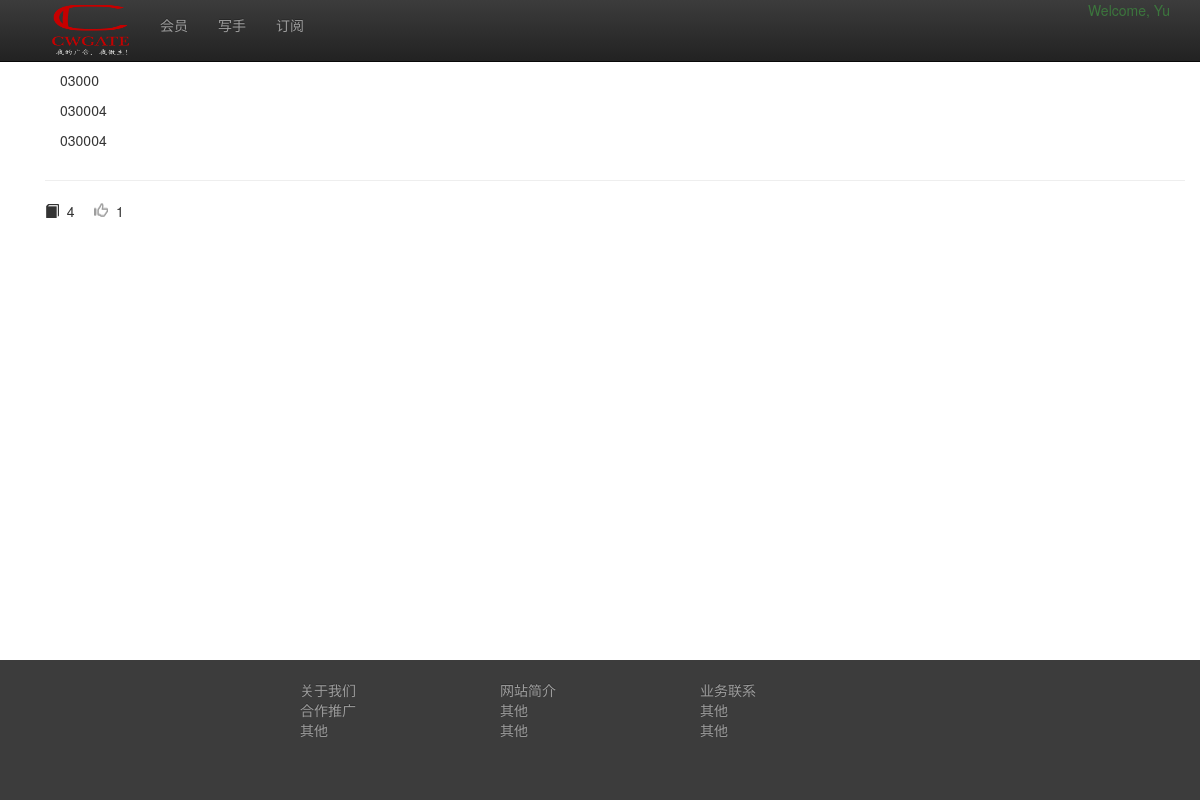
The app's page /editor/articles/1/ (signed in), older data.
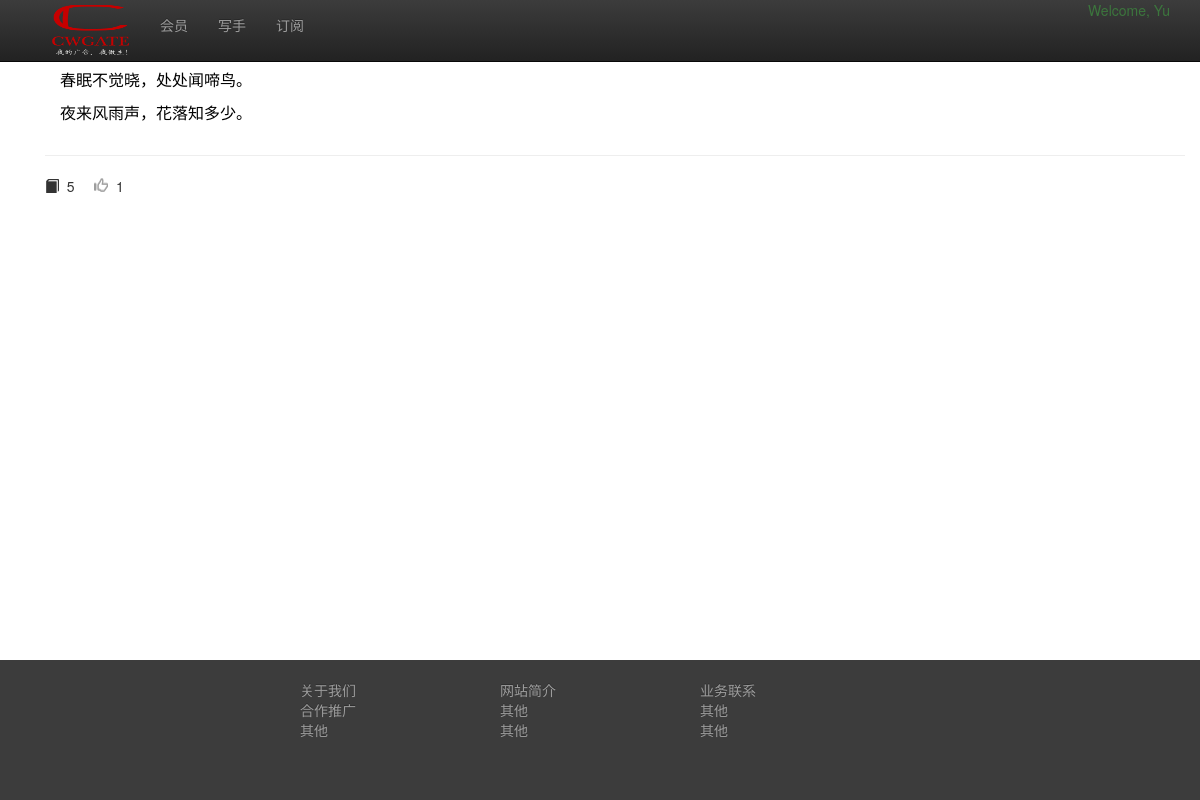
The same page, newer data.
### editor/models.py (models this page shows)
class Articles(models.Model):
    author = models.ForeignKey(Users, related_name='Users', null=True)
    title = models.TextField(null=True)
    content = models.TextField(null=True)
    num_like = models.IntegerField(null=True, default=0)
    num_read = models.IntegerField(null=True, default=0)
    num_frwd = models.IntegerField(null=True, default=0)
    num_para = models.IntegerField(null=True, default=0)

### editor/views.py (the view)
# urls.py: url(r'^articles/(?P<article_id>\d+)/$', views.show_writer_article, name='show_writer_article'),
@render_to('show_writer_article.html')
@login_required
def show_writer_article(request, article_id):
    try:
        writer_article = Articles.objects.get(id=article_id)
        writer_article.num_read += 1
        writer_article.save()
        user = Users.objects.get(username=request.user.username)
        files_uploaded = []
        for (_, _, filenames) in walk('static/uploads/%s' % user.username):
            files_uploaded.extend(filenames)
            break
        return {
            'article_exists': 1,
            'article_content': writer_article.content,
            'article_title': writer_article.title,
            'article_id': article_id,
            'article_like': writer_article.num_like,
            'article_read': writer_article.num_read,
            'article_para': writer_article.num_para,
            'logged_in': _logged_in(request),
            'files_uploaded': files_uploaded,
            'user': user,
            'has_uploads': len(files_uploaded)
        }
    except Articles.DoesNotExist:
        form = ArticleForm()
        return {
            'article_exists': 0,
            'form': form,
            'logged_in': _logged_in(request)
        }

### editor/views.py (called while the page is built)
def _logged_in(request):
    if request.user.username:
        return 1
    return 0

### utils/shortcuts.py (called while the page is built)
def render_to(template):
    def render_to_decorator(func):
        @wraps(func)
        def wrapper(request, *args, **kwargs):
            output = func(request, *args, **kwargs)
            if isinstance(output, dict):
                return render_to_response(template, output, RequestContext(request))
            return output
        return wrapper
    return render_to_decorator

### editor/templates/show_writer_article.html (shortened to what this page needs)
{% extends 'base.html' %}
{% block content %}
    {% if article_exists == 0 %}
        {% load wysiwyg %}
    {% endif %}
    {% if article_exists == 1 %}
        <div id="article_content" class="container">
            <button type="button" class="btn btn-warning btn-sm" data-toggle="modal" data-target="#myModal">投放广告</button>
            <a href={% url 'edit_writer_article' article_id %} class="btn btn-sm btn-success pull-right">修改文章</a>
            <h4 class="text-center">{{ article_title|safe }}</h4>
            {{ article_content|safe }}
        </div>
    {% endif %}
    <hr>
    <span class="glyphicon glyphicon-book" aria-hidden="true"></span> &nbsp;{{ article_read }} &nbsp; &nbsp;
    <a id="like_it" href='#' class="glyphicon glyphicon-thumbs-up" aria-hidden="true"></a> &nbsp;<span id="num_like">{{ article_like }}</span>
{% endblock %}

Row changes from the older to the newer data that the page shows:
changed Articles: content "03000 030004 030004" → "春眠不觉晓，处处闻啼鸟。 夜来风雨声，花落知多少。"
Text that changed along with them:
{{ article_read }}: "4" → "5"
